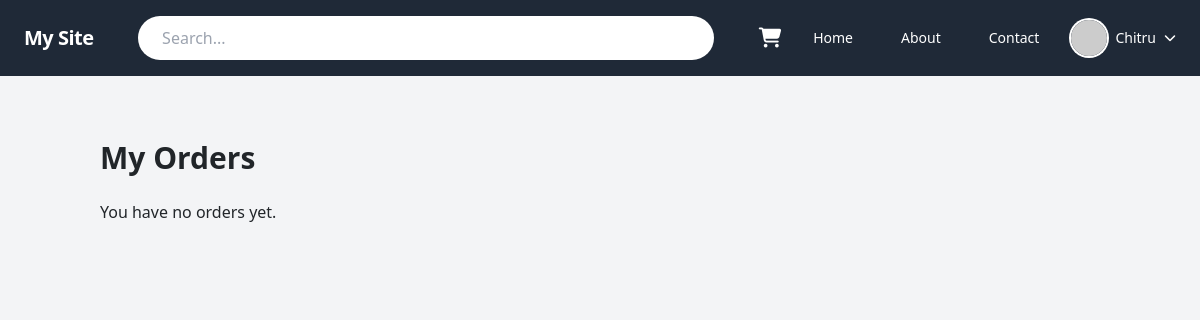
Before: /my-orders/ (signed in) with the older database file.
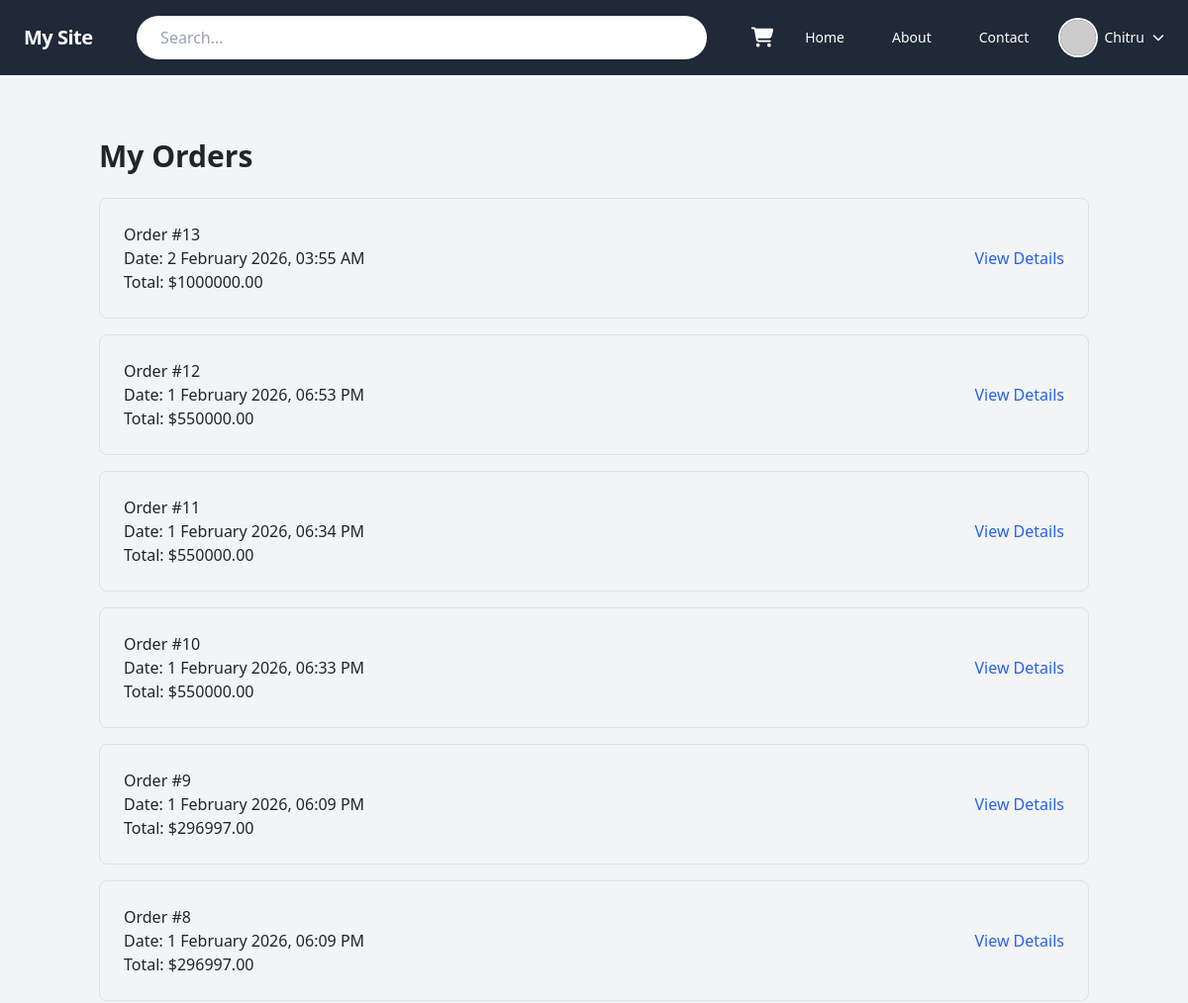
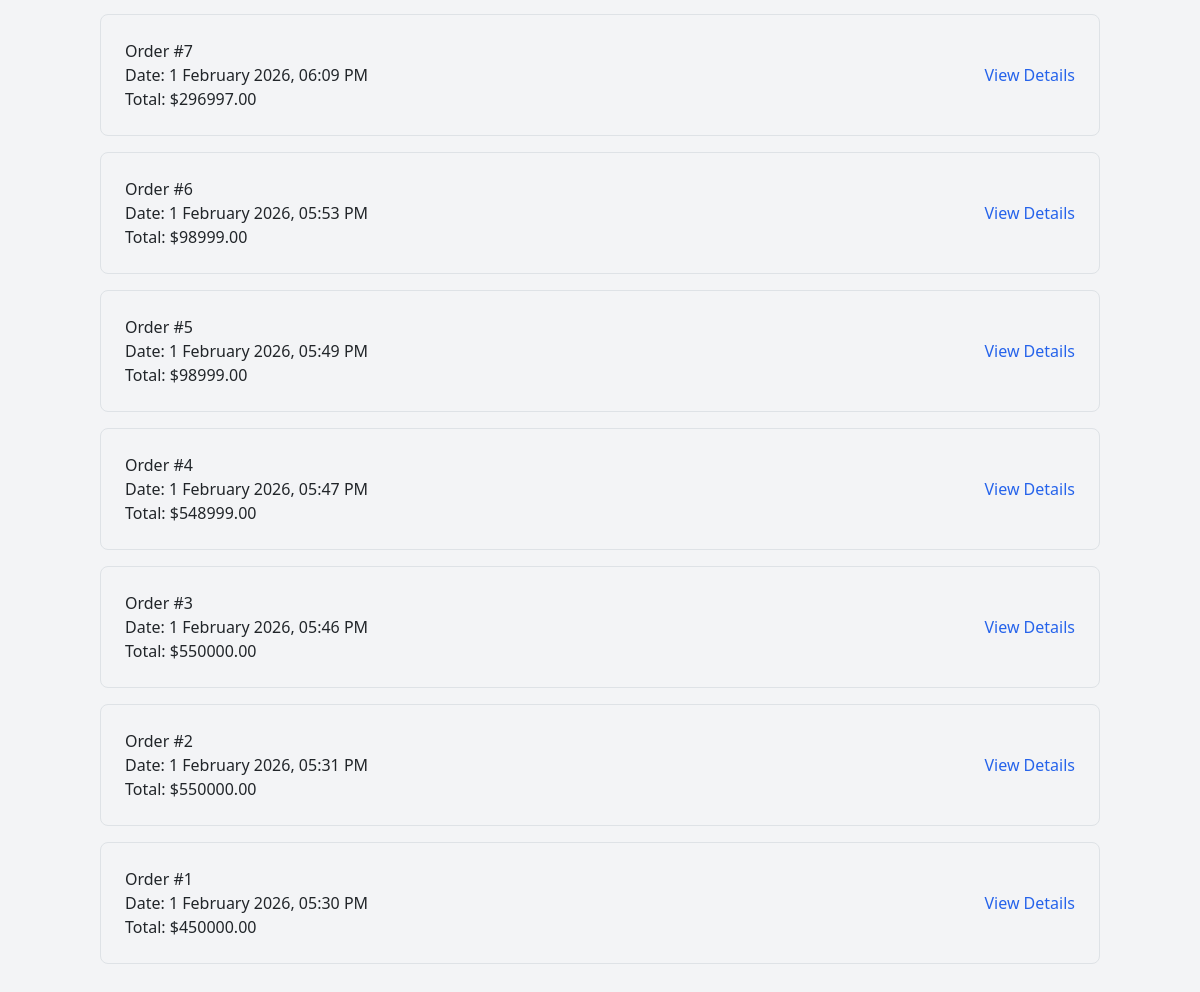
After: the same page with the newer database file (2 pictures, top to bottom).
### myApp/models.py (models this page shows)
class Order(models.Model):
    user = models.ForeignKey(User, on_delete=models.CASCADE)
    created_at = models.DateTimeField(auto_now_add=True)
    is_ordered = models.BooleanField(default=False)
    total_price = models.DecimalField(max_digits=10, decimal_places=2, default=0)

### myApp/views.py (the view)
# urls.py: path('my-orders/', views.my_orders_view, name='my_orders'),
@login_required
def my_orders_view(request):
    orders = Order.objects.filter(user=request.user).order_by('-created_at')
    return render(request, 'my_orders.html', {'orders': orders})

### myApp/templates/my_orders.html
{% extends "base.html" %}
{% block content %}
<div class="container mx-auto py-10">
    <h1 class="text-3xl font-semibold mb-6">My Orders</h1>
    {% if orders %}
    <div class="space-y-4">
        {% for order in orders %}
        <div class="border p-4 rounded-lg flex justify-between items-center">
            <div>
                <p>Order #{{ order.id }}</p>
                <p>Date: {{ order.created_at|date:"j F Y, h:i A" }}</p>
                <p>Total: ${{ order.total_price|floatformat:2 }}</p>
            </div>
            <div>
                <a href="{% url 'order_success' order.id %}"
                   class="text-blue-600 hover:underline">
                    View Details
                </a>
            </div>
        </div>
        {% endfor %}
    </div>
    {% else %}
    <p>You have no orders yet.</p>
    {% endif %}
</div>
{% endblock %}

### myApp/templates/base.html (shortened to what this page needs)
{% load static %}
<!DOCTYPE html>
<html lang="en">
<head>
    <script src="https://cdn.tailwindcss.com"></script>
    <link href="https://cdn.jsdelivr.net/npm/bootstrap@5.3.2/dist/css/bootstrap.min.css" rel="stylesheet">
    <link rel="stylesheet"
          href="https://cdnjs.cloudflare.com/ajax/libs/font-awesome/6.5.0/css/all.min.css">
    <link rel="stylesheet" href="{% static 'css/cart.css' %}">
</head>
<body class="bg-gray-100">
<nav class="bg-gray-800 text-white py-3 px-4 flex items-center justify-between">
    <a class="font-bold text-xl tracking-tight" href="{% url 'home' %}">My Site</a>
    <div class="relative w-full max-w-xl mx-4 hidden md:block">
        <form method="GET" action="{% url 'home' %}">
            <input type="text" name="q"
                   class="w-full h-11 px-4 rounded-full text-gray-800"
                   placeholder="Search...">
        </form>
    </div>
    <div class="flex items-center space-x-4">
        <a href="{% url 'cart' %}" class="relative">
            <i class="fas fa-shopping-cart text-xl"></i>
        </a>
        <a href="{% url 'home' %}" class="text-sm px-3 py-2 rounded-full hover:bg-gray-700">Home</a>
        <a href="{% url 'about' %}" class="text-sm px-3 py-2 rounded-full hover:bg-gray-700">About</a>
        <a href="{% url 'contact' %}" class="text-sm px-3 py-2 rounded-full hover:bg-gray-700">Contact</a>
{% if user.is_authenticated %}
<div class="relative">
    <button id="profileBtn"
        class="flex items-center space-x-2 focus:outline-none">
        <img src="https://ui-avatars.com/api/?name={{ user.username }}&background=0D8ABC&color=fff"
             class="h-9 w-9 rounded-full ring-2 ring-white">
        <span class="hidden md:block text-sm">{{ user.username }}</span>
        <i class="fas fa-chevron-down text-xs"></i>
    </button>
</div>
{% else %}
<a href="{% url 'login' %}"
   class="text-sm px-4 py-2 rounded-full hover:bg-gray-700">
    Login
</a>
{% endif %}
</nav>
<main class="p-4">
    {% block content %}{% endblock %}
</main>
</body>
</html>

### static/css/cart.css (style rules this page uses)
a { text-decoration: none; }

Changed rows visible on the page:
added Order: id "13", created_at "2 February 2026, 03:55 AM", total_price "1000000.00"
added Order: id "12", created_at "1 February 2026, 06:53 PM", total_price "550000.00"
added Order: id "11", created_at "1 February 2026, 06:34 PM", total_price "550000.00"
added Order: id "10", created_at "1 February 2026, 06:33 PM", total_price "550000.00"
added Order: id "9", created_at "1 February 2026, 06:09 PM", total_price "296997.00"
added Order: id "8", created_at "1 February 2026, 06:09 PM", total_price "296997.00"
added Order: id "7", created_at "1 February 2026, 06:09 PM", total_price "296997.00"
added Order: id "6", created_at "1 February 2026, 05:53 PM", total_price "98999.00"
added Order: id "5", created_at "1 February 2026, 05:49 PM", total_price "98999.00"
added Order: id "4", created_at "1 February 2026, 05:47 PM", total_price "548999.00"
added Order: id "3", created_at "1 February 2026, 05:46 PM", total_price "550000.00"
added Order: id "2", created_at "1 February 2026, 05:31 PM", total_price "550000.00"
added Order: id "1", created_at "1 February 2026, 05:30 PM", total_price "450000.00"
Other visible differences:
text no longer shown: "You have no orders yet."
